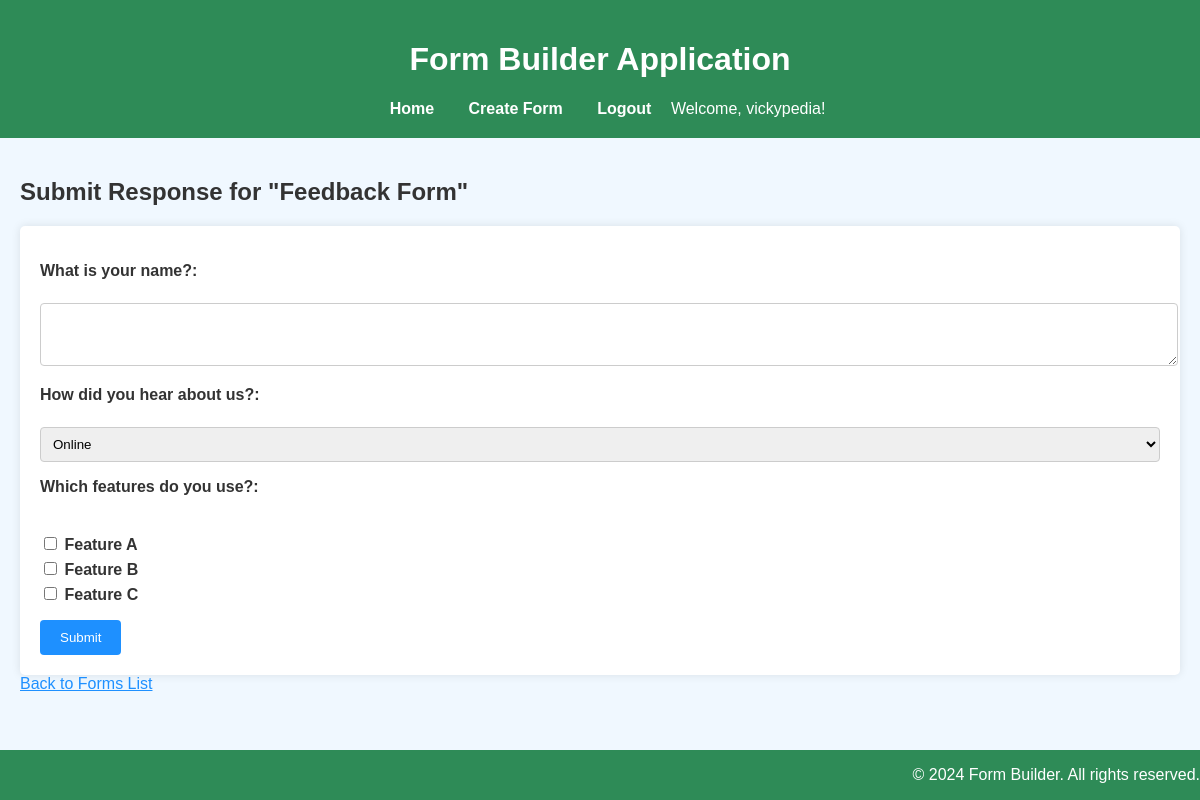
The page /submit/5/ (signed in) on the database its author committed.
### buggy_forms/models.py (models this page shows, shortened)
class Form(models.Model):
    title = models.CharField(max_length=200)
    created_by = models.ForeignKey(User, related_name='forms', null=True, default=None, blank=True , on_delete=models.CASCADE)

class Question(models.Model):
    TEXT = 'text'
    DROPDOWN = 'dropdown'
    CHECKBOX = 'checkbox'
    QUESTION_TYPES = [
        (TEXT, 'Text'),
        (DROPDOWN, 'Dropdown'),
        (CHECKBOX, 'Checkbox'),
    ]
    form = models.ForeignKey(Form, related_name='questions', on_delete=models.CASCADE)
    text = models.CharField(max_length=200, help_text="Enter the Question")
    question_type = models.CharField(max_length=20, choices=QUESTION_TYPES)
    choices = models.TextField(
        blank = True,
        null = True,
        help_text="Enter the choices for the Dropdown or CheckBox separated by Comma"
    )
    def get_choices_list(self):
        return [choice.strip() for choice in self.choices.split(',')] if self.choices else []

### buggy_forms/views.py (the view)
# urls.py: path('submit/<int:form_id>/', submit_response, name='submit_response'),
def submit_response(request, form_id):
    form_obj = get_object_or_404(Form, id=form_id)
    if request.method == 'POST':
        r_form = ResponseForm(request.POST, form_obj=form_obj)
        if r_form.is_valid():
            response = Response.objects.create(form=form_obj)
            for question in form_obj.questions.all():
                field_name = f'question_{question.pk}'
                answer_data = r_form.cleaned_data.get(field_name)
                if question.question_type == Question.TEXT:
                    Answer.objects.create(
                        response=response,
                        question=question,
                        text_answer=answer_data
                    )
                elif question.question_type == Question.DROPDOWN:
                    Answer.objects.create(
                        response=response,
                        question=question,
                        text_answer=answer_data
                    )
                elif question.question_type == Question.CHECKBOX:
                    Answer.objects.create(
                        response=response,
                        question=question,
                        selected_options=answer_data
                    )
            return redirect('list_forms')
    else:
        r_form = ResponseForm(form_obj=form_obj)
    return render(request, 'buggy_forms/submit_response.html', {
        'form_obj': form_obj,
        'r_form': r_form
    })

### buggy_forms/templates/buggy_forms/submit_response.html (shortened to what this page needs)
{% extends 'buggy_forms/base.html' %}
{% block content %}
    <h2>Submit Response for "{{ form_obj.title }}"</h2>
    <form method="post">
        {% for field in r_form %}
            <p>
                <label>{{ field.label }}:</label><br>
                {{ field }}
            </p>
        {% endfor %}
        <button type="submit">Submit</button>
    </form>
    <a href="{% url 'list_forms' %}">Back to Forms List</a>
{% endblock %}

### buggy_forms/templates/buggy_forms/base.html (shortened to what this page needs)
{% load static %}
<!DOCTYPE html>
<html>
<head>
    <link rel="stylesheet" type="text/css" href="{% static 'buggy_forms/css/style.css' %}">
</head>
<body>
    <header>
        <h1>Form Builder Application</h1>
        <nav>
            <a href="{% url 'list_forms' %}">Home</a>
            {% if user.is_authenticated %}
                <a href="{% url 'create_form' %}">Create Form</a>
                <a href="{% url 'logout' %}">Logout</a>
                <span>Welcome, {{ user.username }}!</span>
            {% else %}
                <a href="{% url 'login' %}">Login</a>
                <a href="{% url 'register' %}">Register</a>
            {% endif %}
        </nav>
    </header>
    <main>
        {% block content %}{% endblock %}
    </main>
    <footer>
        <p>&copy; 2024 Form Builder. All rights reserved.</p>
    </footer>
</body>
</html>

### buggy_forms/static/buggy_forms/css/style.css (style rules this page uses)
body { font-family: Arial, sans-serif; background-color: #f0f8ff; color: #333333; margin: 0; padding: 0; }
header { background-color: #2e8b57; color: white; padding: 20px; text-align: center; }
nav a { color: white; margin: 0 15px; text-decoration: none; font-weight: bold; }
main { padding: 20px; }
footer { background-color: #2e8b57; color: white; text-align: right; padding-bottom: 0px; position: fixed; width: 100%; bottom: 0; }
form { background-color: #ffffff; padding: 20px; border-radius: 5px; box-shadow: 0 0 10px rgba(0, 0, 0, 0.1); }
form p { margin-bottom: 15px; }
form label { display: block; margin-bottom: 5px; font-weight: bold; }
form input[type="text"], form textarea, form select { width: 100%; padding: 8px; border: 1px solid #cccccc; border-radius: 4px; }
form button { background-color: #1e90ff; color: white; padding: 10px 20px; border: none; border-radius: 4px; cursor: pointer; }
a { color: #1e90ff; }

### rows shown on the page
Form: title "Feedback Form"
Question: label "What is your name?"
Question: label "How did you hear about us?"
Question: label "Which features do you use?"

### other values the page prints
{{ user.username }} "vickypedia"
